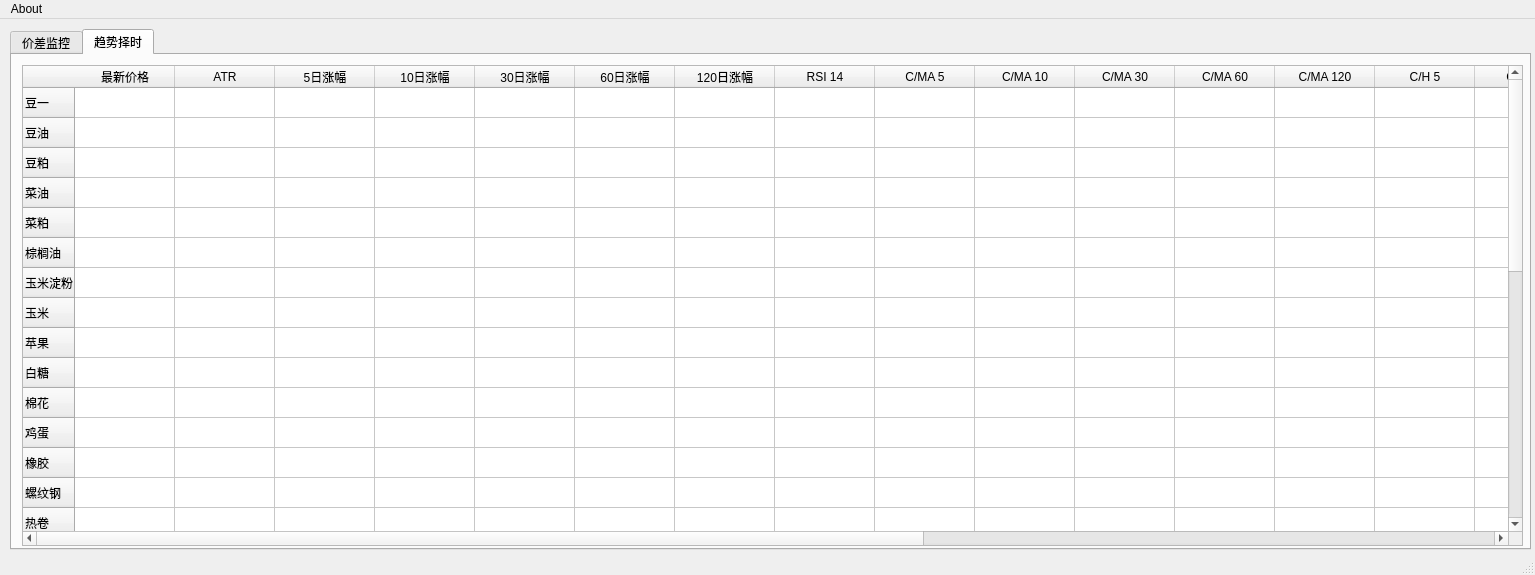
<?xml version="1.0" encoding="UTF-8"?>
<ui version="4.0">
 <class>ComodityMonitor</class>
 <widget class="QMainWindow" name="ComodityMonitor">
  <property name="geometry">
   <rect>
    <x>0</x>
    <y>0</y>
    <width>1535</width>
    <height>575</height>
   </rect>
  </property>
  <property name="contextMenuPolicy">
   <enum>Qt::CustomContextMenu</enum>
  </property>
  <property name="windowTitle">
   <string>ComodityMonitor</string>
  </property>
  <widget class="QWidget" name="centralwidget">
   <widget class="QTabWidget" name="tabWidget">
    <property name="geometry">
     <rect>
      <x>10</x>
      <y>10</y>
      <width>1521</width>
      <height>521</height>
     </rect>
    </property>
    <property name="currentIndex">
     <number>1</number>
    </property>
    <widget class="QWidget" name="tab_1">
     <attribute name="title">
      <string>价差监控</string>
     </attribute>
     <widget class="QTableWidget" name="tableWidget">
      <property name="geometry">
       <rect>
        <x>10</x>
        <y>10</y>
        <width>1491</width>
        <height>481</height>
       </rect>
      </property>
      <row>
       <property name="text">
        <string>豆油/豆粕</string>
       </property>
      </row>
      <row>
       <property name="text">
        <string>豆粕-菜粕</string>
       </property>
      </row>
      <row>
       <property name="text">
        <string>豆油-棕榈油</string>
       </property>
      </row>
      <row>
       <property name="text">
        <string>菜油-豆油</string>
       </property>
      </row>
      <row>
       <property name="text">
        <string>菜油-棕榈油</string>
       </property>
      </row>
      <row>
       <property name="text">
        <string>菜油/菜粕</string>
       </property>
      </row>
      <row>
       <property name="text">
        <string>玉米淀粉-玉米</string>
       </property>
      </row>
      <row>
       <property name="text">
        <string>螺纹钢-热卷</string>
       </property>
      </row>
      <row>
       <property name="text">
        <string>螺纹钢/铁矿石</string>
       </property>
      </row>
      <row>
       <property name="text">
        <string>焦炭/焦煤</string>
       </property>
      </row>
      <row>
       <property name="text">
        <string>L-PP</string>
       </property>
      </row>
      <row>
       <property name="text">
        <string>PP-3*MA</string>
       </property>
      </row>
      <row>
       <property name="text">
        <string>铝/锌</string>
       </property>
      </row>
      <row>
       <property name="text">
        <string>铜/锌</string>
       </property>
      </row>
      <row>
       <property name="text">
        <string>金/银</string>
       </property>
      </row>
      <column>
       <property name="text">
        <string>起始时间</string>
       </property>
      </column>
      <column>
       <property name="text">
        <string>最后时间</string>
       </property>
      </column>
      <column>
       <property name="text">
        <string>价格1</string>
       </property>
      </column>
      <column>
       <property name="text">
        <string>价格2</string>
       </property>
      </column>
      <column>
       <property name="text">
        <string>现值</string>
       </property>
      </column>
      <column>
       <property name="text">
        <string>前值</string>
       </property>
      </column>
      <column>
       <property name="text">
        <string>前10个交易日</string>
       </property>
      </column>
      <column>
       <property name="text">
        <string>前20个交易日</string>
       </property>
      </column>
      <column>
       <property name="text">
        <string>前30个交易日</string>
       </property>
      </column>
      <column>
       <property name="text">
        <string>最小值</string>
       </property>
      </column>
      <column>
       <property name="text">
        <string>5%分位</string>
       </property>
      </column>
      <column>
       <property name="text">
        <string>均值</string>
       </property>
      </column>
      <column>
       <property name="text">
        <string>95%分位</string>
       </property>
      </column>
      <column>
       <property name="text">
        <string>最大值</string>
       </property>
      </column>
      <item row="2" column="1">
       <property name="text">
        <string/>
       </property>
      </item>
      <item row="2" column="4">
       <property name="text">
        <string/>
       </property>
      </item>
     </widget>
    </widget>
    <widget class="QWidget" name="tab_2">
     <attribute name="title">
      <string>趋势择时</string>
     </attribute>
     <widget class="QTableWidget" name="tableWidget_2">
      <property name="geometry">
       <rect>
        <x>10</x>
        <y>10</y>
        <width>1501</width>
        <height>481</height>
       </rect>
      </property>
      <row>
       <property name="text">
        <string>豆一</string>
       </property>
      </row>
      <row>
       <property name="text">
        <string>豆油</string>
       </property>
      </row>
      <row>
       <property name="text">
        <string>豆粕</string>
       </property>
      </row>
      <row>
       <property name="text">
        <string>菜油</string>
       </property>
      </row>
      <row>
       <property name="text">
        <string>菜粕</string>
       </property>
      </row>
      <row>
       <property name="text">
        <string>棕榈油</string>
       </property>
      </row>
      <row>
       <property name="text">
        <string>玉米淀粉</string>
       </property>
      </row>
      <row>
       <property name="text">
        <string>玉米</string>
       </property>
      </row>
      <row>
       <property name="text">
        <string>苹果</string>
       </property>
      </row>
      <row>
       <property name="text">
        <string>白糖</string>
       </property>
      </row>
      <row>
       <property name="text">
        <string>棉花</string>
       </property>
      </row>
      <row>
       <property name="text">
        <string>鸡蛋</string>
       </property>
      </row>
      <row>
       <property name="text">
        <string>橡胶</string>
       </property>
      </row>
      <row>
       <property name="text">
        <string>螺纹钢</string>
       </property>
      </row>
      <row>
       <property name="text">
        <string>热卷</string>
       </property>
      </row>
      <row>
       <property name="text">
        <string>铁矿石</string>
       </property>
      </row>
      <row>
       <property name="text">
        <string>焦炭</string>
       </property>
      </row>
      <row>
       <property name="text">
        <string>焦煤</string>
       </property>
      </row>
      <row>
       <property name="text">
        <string>动力煤</string>
       </property>
      </row>
      <row>
       <property name="text">
        <string>玻璃</string>
       </property>
      </row>
      <row>
       <property name="text">
        <string>硅铁</string>
       </property>
      </row>
      <row>
       <property name="text">
        <string>锰硅</string>
       </property>
      </row>
      <row>
       <property name="text">
        <string>塑料</string>
       </property>
      </row>
      <row>
       <property name="text">
        <string>PVC</string>
       </property>
      </row>
      <row>
       <property name="text">
        <string>聚丙烯</string>
       </property>
      </row>
      <row>
       <property name="text">
        <string>PTA</string>
       </property>
      </row>
      <row>
       <property name="text">
        <string>甲醇</string>
       </property>
      </row>
      <row>
       <property name="text">
        <string>铝</string>
       </property>
      </row>
      <row>
       <property name="text">
        <string>锌</string>
       </property>
      </row>
      <row>
       <property name="text">
        <string>金</string>
       </property>
      </row>
      <row>
       <property name="text">
        <string>银</string>
       </property>
      </row>
      <row>
       <property name="text">
        <string>铜</string>
       </property>
      </row>
      <column>
       <property name="text">
        <string>最新价格</string>
       </property>
      </column>
      <column>
       <property name="text">
        <string>ATR</string>
       </property>
      </column>
      <column>
       <property name="text">
        <string>5日涨幅</string>
       </property>
      </column>
      <column>
       <property name="text">
        <string>10日涨幅</string>
       </property>
      </column>
      <column>
       <property name="text">
        <string>30日涨幅</string>
       </property>
      </column>
      <column>
       <property name="text">
        <string>60日涨幅</string>
       </property>
      </column>
      <column>
       <property name="text">
        <string>120日涨幅</string>
       </property>
      </column>
      <column>
       <property name="text">
        <string>RSI 14</string>
       </property>
      </column>
      <column>
       <property name="text">
        <string>C/MA 5</string>
       </property>
      </column>
      <column>
       <property name="text">
        <string>C/MA 10</string>
       </property>
      </column>
      <column>
       <property name="text">
        <string>C/MA 30</string>
       </property>
      </column>
      <column>
       <property name="text">
        <string>C/MA 60</string>
       </property>
      </column>
      <column>
       <property name="text">
        <string>C/MA 120</string>
       </property>
      </column>
      <column>
       <property name="text">
        <string>C/H 5</string>
       </property>
      </column>
      <column>
       <property name="text">
        <string>C/H 10</string>
       </property>
      </column>
      <column>
       <property name="text">
        <string>C/H 30</string>
       </property>
      </column>
      <column>
       <property name="text">
        <string>C/H 60</string>
       </property>
      </column>
      <column>
       <property name="text">
        <string>C/H 120</string>
       </property>
      </column>
      <column>
       <property name="text">
        <string>C/L 5</string>
       </property>
      </column>
      <column>
       <property name="text">
        <string>C/L 10</string>
       </property>
      </column>
      <column>
       <property name="text">
        <string>C/L 30</string>
       </property>
      </column>
      <column>
       <property name="text">
        <string>C/L 60</string>
       </property>
      </column>
      <column>
       <property name="text">
        <string>C/L 120</string>
       </property>
      </column>
     </widget>
    </widget>
   </widget>
  </widget>
  <widget class="QMenuBar" name="menubar">
   <property name="geometry">
    <rect>
     <x>0</x>
     <y>0</y>
     <width>1535</width>
     <height>23</height>
    </rect>
   </property>
   <widget class="QMenu" name="menuAbout">
    <property name="title">
     <string>About</string>
    </property>
    <addaction name="actionAbout_Me"/>
    <addaction name="actionExit"/>
   </widget>
   <addaction name="menuAbout"/>
  </widget>
  <widget class="QStatusBar" name="statusbar"/>
  <action name="actionAbout_Me">
   <property name="text">
    <string>About Me</string>
   </property>
  </action>
  <action name="actionExit">
   <property name="text">
    <string>Exit</string>
   </property>
  </action>
 </widget>
 <resources/>
 <connections/>
</ui>
